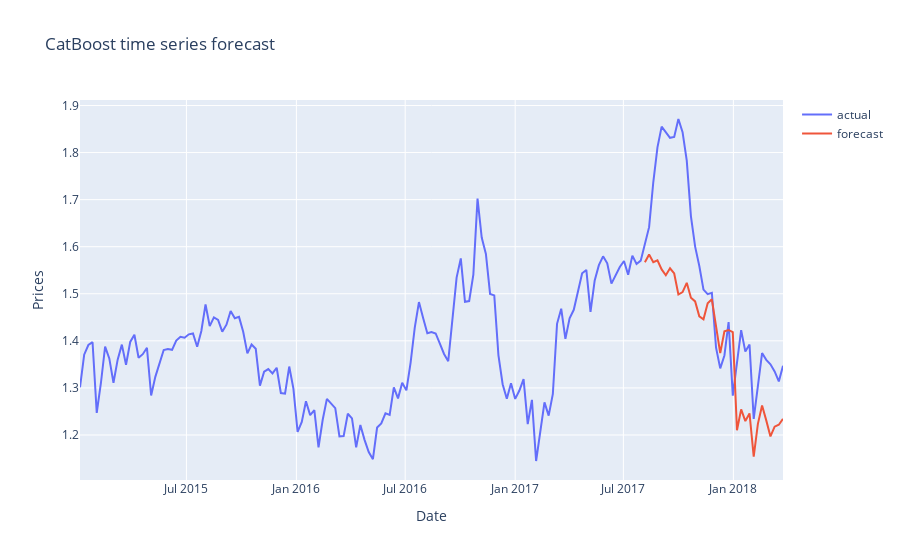

The notebook cell this image was saved under:
### Code cell
cbr = CatBoostRegressor(verbose = False)
cbr.fit(X_train,y_train)
data_test["averageprice_prediction"] = cbr.predict(X_test)
data_all = pd.concat([data_test, data_train], sort = False)
print(data_all[['averageprice', 'averageprice_prediction']].sort_values('date'))
scatter = go.Scatter(x = data.groupby('date').mean().index, y = data.groupby('date').mean().averageprice , name = 'actual')
scatter2 = go.Scatter(x = data_all.groupby('date').mean().index, y = data_all.groupby('date').mean().averageprice_prediction, name = 'forecast')

layout = go.Layout(title = 'CatBoost time series forecast', xaxis ={'title':'Date'}, yaxis = {'title':'Prices'})
figure = go.Figure(data = [scatter, scatter2], layout = layout)
iplot(figure)

mse = mean_squared_error(y_true=data_test['averageprice'], y_pred=data_test['averageprice_prediction'])
mae = mean_absolute_error(y_true=data_test['averageprice'], y_pred=data_test['averageprice_prediction'])

print("MAE:", mae, "MSE:",mse)

### Figure 1 — Plotly figure (JSON) as saved in the notebook; plotly's stock layout.template omitted (floating-point values rounded to 4 significant figures; data arrays with more than 128 entries replaced by an {"elided": "..."} marker saying what was removed)
{"data": [{"name": "actual", "type": "scatter", "x": {"elided": "169 str values"}, "y": {"elided": "169 float values"}}, {"name": "forecast", "type": "scatter", "x": {"elided": "169 str values"}, "y": {"elided": "169 float values"}}], "layout": {"title": {"text": "CatBoost time series forecast"}, "xaxis": {"title": {"text": "Date"}}, "yaxis": {"title": {"text": "Prices"}}}}
